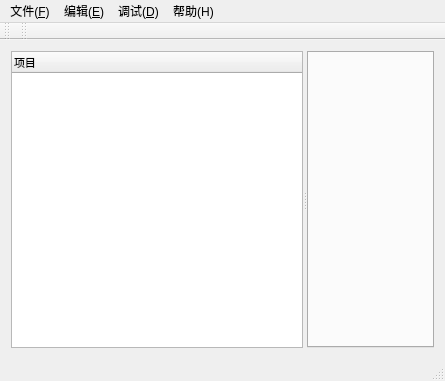
<?xml version="1.0" encoding="UTF-8"?>
<ui version="4.0">
 <class>MainWindow</class>
 <widget class="QMainWindow" name="MainWindow">
  <property name="geometry">
   <rect>
    <x>0</x>
    <y>0</y>
    <width>445</width>
    <height>381</height>
   </rect>
  </property>
  <property name="windowTitle">
   <string>MainWindow</string>
  </property>
  <widget class="QWidget" name="centralWidget">
   <layout class="QHBoxLayout" name="horizontalLayout">
    <item>
     <widget class="QSplitter" name="splitter">
      <property name="sizePolicy">
       <sizepolicy hsizetype="Expanding" vsizetype="Expanding">
        <horstretch>0</horstretch>
        <verstretch>0</verstretch>
       </sizepolicy>
      </property>
      <property name="minimumSize">
       <size>
        <width>5</width>
        <height>5</height>
       </size>
      </property>
      <property name="autoFillBackground">
       <bool>false</bool>
      </property>
      <property name="orientation">
       <enum>Qt::Horizontal</enum>
      </property>
      <property name="handleWidth">
       <number>4</number>
      </property>
      <property name="childrenCollapsible">
       <bool>false</bool>
      </property>
      <widget class="QTreeWidget" name="treeWidget">
       <property name="sizePolicy">
        <sizepolicy hsizetype="Expanding" vsizetype="Expanding">
         <horstretch>6</horstretch>
         <verstretch>0</verstretch>
        </sizepolicy>
       </property>
       <property name="maximumSize">
        <size>
         <width>16777215</width>
         <height>16777215</height>
        </size>
       </property>
       <property name="font">
        <font>
         <pointsize>8</pointsize>
        </font>
       </property>
       <property name="columnCount">
        <number>1</number>
       </property>
       <column>
        <property name="text">
         <string>项目</string>
        </property>
       </column>
      </widget>
      <widget class="CodeTab" name="codeTab">
       <property name="currentIndex">
        <number>-1</number>
       </property>
      </widget>
     </widget>
    </item>
   </layout>
  </widget>
  <widget class="QMenuBar" name="menuBar">
   <property name="geometry">
    <rect>
     <x>0</x>
     <y>0</y>
     <width>445</width>
     <height>17</height>
    </rect>
   </property>
   <widget class="QMenu" name="menu_F">
    <property name="title">
     <string>文件(&amp;F)</string>
    </property>
    <addaction name="action_New"/>
    <addaction name="action_open_file"/>
    <addaction name="action_open_files"/>
    <addaction name="action_Close"/>
    <addaction name="separator"/>
    <addaction name="action_Save"/>
    <addaction name="action_SaveAs"/>
    <addaction name="separator"/>
    <addaction name="action_Exit"/>
   </widget>
   <widget class="QMenu" name="menu_E">
    <property name="title">
     <string>编辑(&amp;E)</string>
    </property>
    <addaction name="action_Undo"/>
    <addaction name="separator"/>
    <addaction name="action_Cut"/>
    <addaction name="action_Copy"/>
    <addaction name="action_Paste"/>
    <addaction name="separator"/>
    <addaction name="action_Find"/>
   </widget>
   <widget class="QMenu" name="menu_H">
    <property name="title">
     <string>帮助(H)</string>
    </property>
    <addaction name="action_Help"/>
   </widget>
   <widget class="QMenu" name="menu_D">
    <property name="title">
     <string>调试(&amp;D)</string>
    </property>
    <addaction name="action_Run"/>
    <addaction name="action_Compile"/>
   </widget>
   <addaction name="menu_F"/>
   <addaction name="menu_E"/>
   <addaction name="menu_D"/>
   <addaction name="menu_H"/>
  </widget>
  <widget class="QToolBar" name="mainToolBar">
   <attribute name="toolBarArea">
    <enum>TopToolBarArea</enum>
   </attribute>
   <attribute name="toolBarBreak">
    <bool>false</bool>
   </attribute>
  </widget>
  <widget class="QStatusBar" name="statusBar"/>
  <widget class="QToolBar" name="toolBar">
   <property name="windowTitle">
    <string>toolBar</string>
   </property>
   <attribute name="toolBarArea">
    <enum>TopToolBarArea</enum>
   </attribute>
   <attribute name="toolBarBreak">
    <bool>false</bool>
   </attribute>
  </widget>
  <action name="action_New">
   <property name="text">
    <string>新建(&amp;N)</string>
   </property>
   <property name="shortcut">
    <string>Ctrl+N</string>
   </property>
  </action>
  <action name="action_Close">
   <property name="text">
    <string>关闭(&amp;C)</string>
   </property>
   <property name="shortcut">
    <string>Ctrl+W</string>
   </property>
  </action>
  <action name="action_Save">
   <property name="text">
    <string>保存(&amp;S)</string>
   </property>
   <property name="shortcut">
    <string>Ctrl+S</string>
   </property>
  </action>
  <action name="action_SaveAs">
   <property name="text">
    <string>另存为(&amp;A)</string>
   </property>
  </action>
  <action name="action_Exit">
   <property name="text">
    <string>退出(&amp;X)</string>
   </property>
   <property name="shortcut">
    <string>Ctrl+Q</string>
   </property>
  </action>
  <action name="action_Undo">
   <property name="text">
    <string>撤销(&amp;Z)</string>
   </property>
   <property name="shortcut">
    <string>Ctrl+Z</string>
   </property>
  </action>
  <action name="action_Cut">
   <property name="text">
    <string>剪切(&amp;X)</string>
   </property>
   <property name="shortcut">
    <string>Ctrl+X</string>
   </property>
  </action>
  <action name="action_Copy">
   <property name="text">
    <string>复制(&amp;C)</string>
   </property>
   <property name="shortcut">
    <string>Ctrl+C</string>
   </property>
  </action>
  <action name="action_Paste">
   <property name="text">
    <string>粘贴(&amp;V)</string>
   </property>
   <property name="shortcut">
    <string>Ctrl+V</string>
   </property>
  </action>
  <action name="action_Find">
   <property name="text">
    <string>查找(&amp;F)</string>
   </property>
   <property name="shortcut">
    <string>Ctrl+F</string>
   </property>
  </action>
  <action name="action_Help">
   <property name="text">
    <string>版本说明</string>
   </property>
   <property name="shortcut">
    <string>Ctrl+H</string>
   </property>
  </action>
  <action name="action_Run">
   <property name="text">
    <string>运行(&amp;R)</string>
   </property>
   <property name="shortcut">
    <string>Ctrl+Alt+N</string>
   </property>
  </action>
  <action name="action_Compile">
   <property name="text">
    <string>编译(&amp;C)</string>
   </property>
   <property name="shortcut">
    <string>Ctrl+F5</string>
   </property>
  </action>
  <action name="action_open_files">
   <property name="text">
    <string>打开文件夹</string>
   </property>
  </action>
  <action name="action_open_file">
   <property name="text">
    <string>打开文件</string>
   </property>
   <property name="shortcut">
    <string>Ctrl+O</string>
   </property>
  </action>
 </widget>
 <layoutdefault spacing="6" margin="11"/>
 <customwidgets>
  <customwidget>
   <class>CodeTab</class>
   <extends>QTabWidget</extends>
   <header>codetab.h</header>
   <container>1</container>
  </customwidget>
 </customwidgets>
 <resources/>
 <connections/>
</ui>
